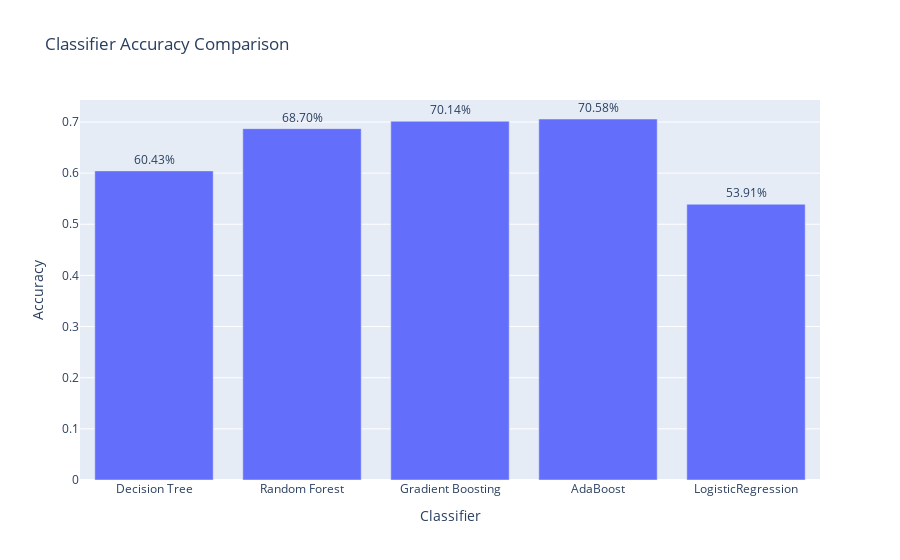

Here is the notebook cell this chart was saved with:
### Code cell
# Create a bar chart comparing accuracy
accuracy_df = pd.DataFrame(results)
fig = px.bar(accuracy_df, x='Classifier', y='Accuracy', text='Accuracy', title='Classifier Accuracy Comparison')
fig.update_traces(texttemplate='%{text:.2%}', textposition='outside')
fig.show()

### Figure 1 — Plotly figure (JSON) as saved in the notebook; plotly's stock layout.template omitted (floating-point values rounded to 4 significant figures)
{"data": [{"alignmentgroup": "True", "hovertemplate": "Classifier=%{x}<br>Accuracy=%{text}<extra></extra>", "legendgroup": "", "marker": {"color": "#636efa", "pattern": {"shape": ""}}, "name": "", "offsetgroup": "", "orientation": "v", "showlegend": false, "text": [0.6043, 0.687, 0.7014, 0.7058, 0.5391], "textposition": "outside", "texttemplate": "%{text:.2%}", "type": "bar", "x": ["Decision Tree", "Random Forest", "Gradient Boosting", "AdaBoost", "LogisticRegression"], "xaxis": "x", "y": [0.6043, 0.687, 0.7014, 0.7058, 0.5391], "yaxis": "y"}], "layout": {"barmode": "relative", "legend": {"tracegroupgap": 0}, "title": {"text": "Classifier Accuracy Comparison"}, "xaxis": {"anchor": "y", "domain": [0, 1], "title": {"text": "Classifier"}}, "yaxis": {"anchor": "x", "domain": [0, 1], "title": {"text": "Accuracy"}}}}
